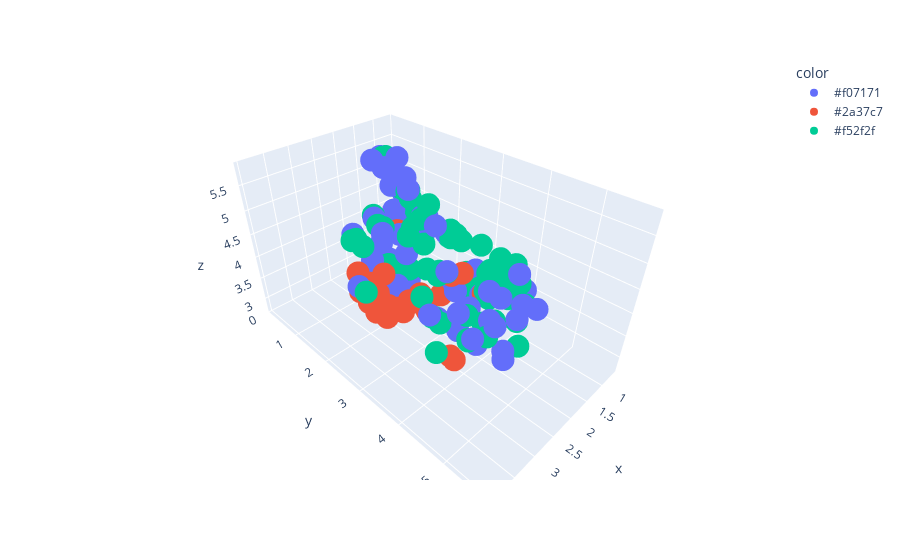

Notebook code cell kept with this figure:
### Code cell
fig = px.scatter_3d(x=embedding_3D[:, 0], y=embedding_3D[:, 1], z=embedding_3D[:, 2], color=colors)
fig.show()
